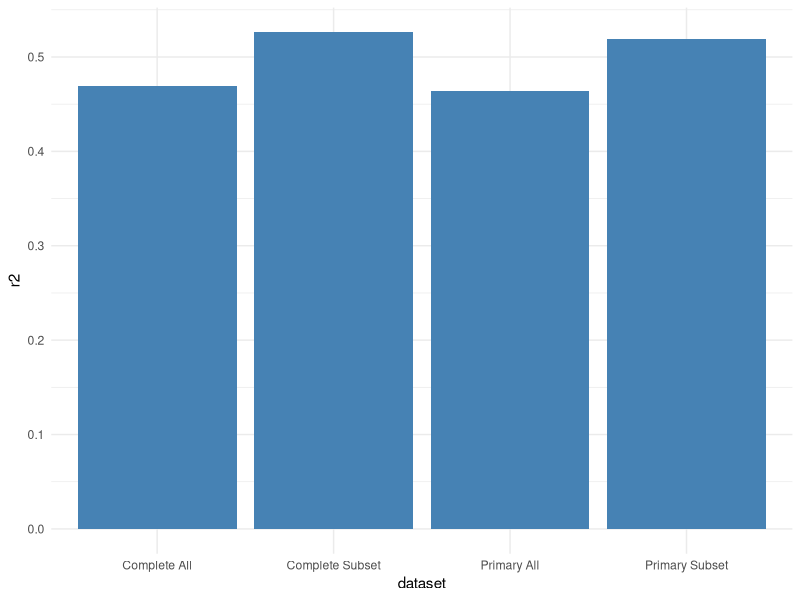
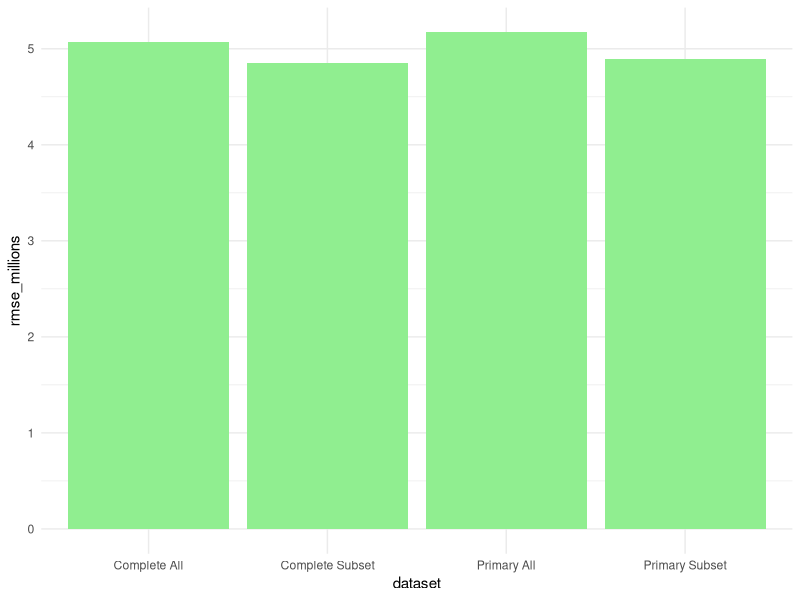
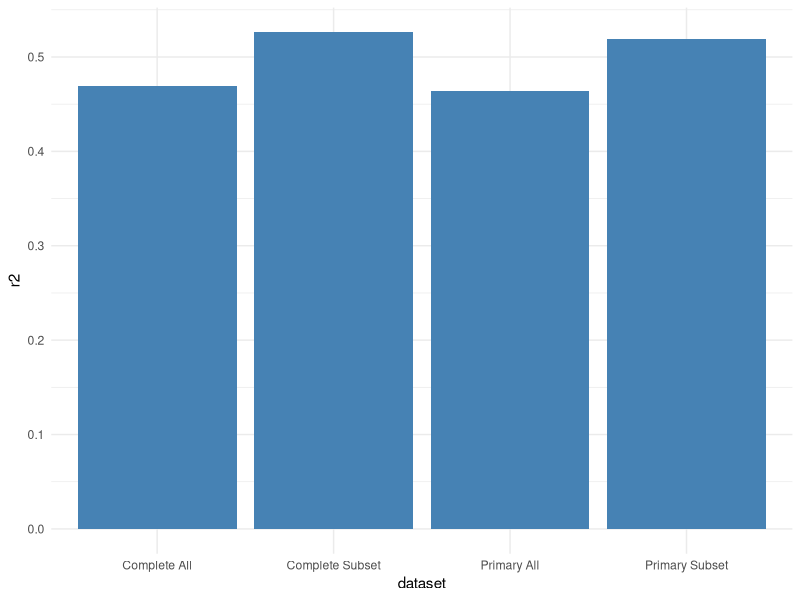
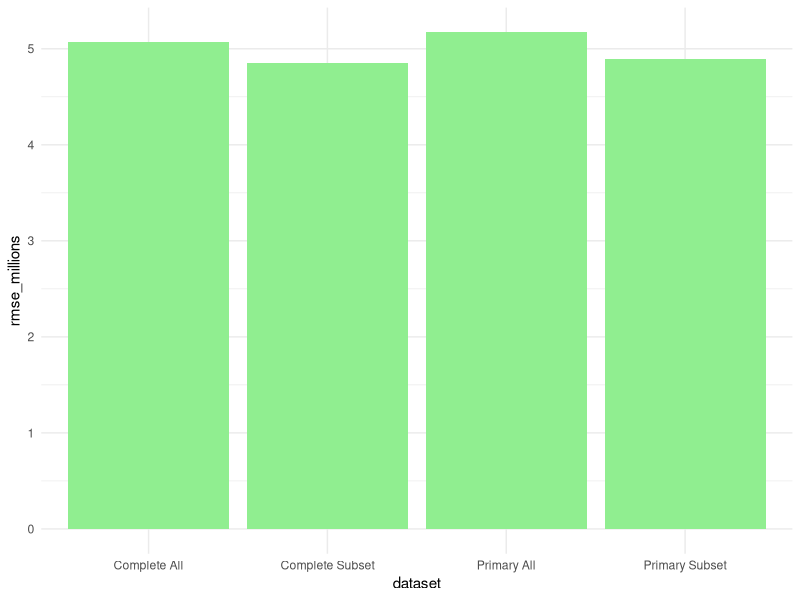

Recreate these plots in R, in order. (Note: this script raises an error after producing the figures.)
## ---- chunk 1
df_p.all <- read.csv('../data/pooled/primary.csv')
df_p.all$year <- as.factor(df_p.all$year)
str(df_p.all)
head(df_p.all)
## ---- chunk 2
df_c.all <- read.csv('../data/pooled/complete.csv')
df_c.all$year <- as.factor(df_c.all$year)
str(df_c.all)
head(df_c.all)
## ---- chunk 3
library(caret)
set.seed(7)
# primary dataset
train_rows.p <- createDataPartition(y=df_p.all[,'salary'], list=FALSE, p=.8)
df_p.train <- df_p.all[train_rows.p,]
df_p.test <- df_p.all[-train_rows.p,]
nrow(df_p.all)
nrow(df_p.train)
nrow(df_p.test)
# complete dataset
train_rows.c <- createDataPartition(y=df_c.all[,'salary'], list=FALSE, p=.8)
df_c.train <- df_c.all[train_rows.c,]
df_c.test <- df_c.all[-train_rows.c,]
nrow(df_c.all)
nrow(df_c.train)
nrow(df_c.test)
## ---- chunk 4
df_p_vs.train = read.csv('../data/train_test/primary/train_selected.csv')
df_p_vs.train$year <- as.factor(df_p_vs.train$year)
df_p_vs.test = read.csv('../data/train_test/primary/test_selected.csv')
df_p_vs.test$year <- as.factor(df_p_vs.test$year)
df_c_vs.train = read.csv('../data/train_test/complete/train_selected.csv')
df_c_vs.test = read.csv('../data/train_test/complete/test_selected.csv')
## ---- chunk 5
r_squared <- function(y,yHat){1-sum((y-yHat)^2)/sum((y-mean(y))^2)}
mse <- function(y,yHat){mean((y-yHat)^2)}
model_results <- function(model,dataset,y,yHat){
  r2_test <- r_squared(y,yHat)
  mse_test <- mse(y,yHat)
  cat(sprintf('Model: %-25s Dataset: %-15s R^2 Test: %-10.3f MSE: %-10.3e\n',model,dataset,r2_test,mse_test))}
## ---- chunk 6
# modeling function
slr_modeling <- function(dataset,df_train,df_test){
  model <- 'SLR'
  x_vars <- names(df_train)[!(names(df_train)%in%c('name','salary','X2P','X2PA','TRB','PTS'))]
  f <- as.formula(sprintf('salary ~ `%s`',paste(x_vars,collapse='` + `')))
  slr_model <- lm(f,data=df_train)
  yhat <- predict(slr_model,df_test)
  model_results(model,dataset,df_test[['salary']],yhat)
  return(slr_model)}
# train/test Simple Linear Regression models
names(df_p.train)
ignore <- slr_modeling('primary',df_p.train,df_p.test)
ignore <- slr_modeling('complete',df_c.train,df_c.test)
names(df_p_vs.train)
ignore <- slr_modeling('primary VS',df_p_vs.train,df_p_vs.test) # primary variable subset
ignore <- slr_modeling('complete VS',df_c_vs.train,df_c_vs.test) # complete variable subset
## ---- chunk 7
library(ggplot2)
r2_data <- as.data.frame(list(
  dataset = c('Primary All','Complete All','Primary Subset','Complete Subset'),
  r2 =      c(.464,         .469,            .519,          .526)))
ggplot(data=r2_data, aes(x=dataset, y=r2)) + 
  geom_bar(stat="identity", fill="steelblue") +
  theme_minimal()
ggsave("../figures/slr_r2_bar.png");
## ---- chunk 8
library(ggplot2)
rmse_data <- as.data.frame(list(
  dataset = c('Primary All','Complete All','Primary Subset','Complete Subset'),
  rmse_millions =      c(5.17,         5.07,          4.89,           4.85)))
ggplot(data=rmse_data, aes(x=dataset, y=rmse_millions)) + 
  geom_bar(stat="identity", fill="lightgreen") +
  theme_minimal()
ggsave("../figures/slr_rmse_bar.png");
## ---- chunk 9
library(glmnet)
# modeling function
lre_modeling <- function(dataset,x_train,y_train,x_test,y_test,alphas,mkplot){
  # fit models
  for (i in alphas){
    set.seed(7) # seed for reproducibility
    model_name <- sprintf('fit_alpha_%.2f',i)
    assign(model_name, cv.glmnet(x_train, y_train, type.measure="mse",alpha=i,family="gaussian"))
    model <- get(model_name)
    yhat <- predict(model,s=model$lambda.min,newx=x_test)
    model_results(model_name,dataset,y_test,yhat)
    # plot
    if(mkplot){
      path = sprintf("../figures/elasticnet_models/alpha_%.2f.%s.png",i,dataset)
      png(file=path)
      par(mfrow=c(2,1))
      glmnet_model <- glmnet(x_train, y_train, family="gaussian",alpha=i)
      plot(glmnet_model)
      title(sprintf('Elasticnet Model, %s dataset, alpha = %.2f',dataset,i),line=3)
      plot(model,xvar='lambda')      
      dev.off()}}
  return(model)} # return final model created
# extract train/test datasets of only numeric variables as required by glmnet models
#    primary dataset
numeric_vars.p <- names(Filter(is.numeric,df_p.train))
numeric_x_vars.p <- numeric_vars.p[!(numeric_vars.p%in%c('salary'))]
x_train.p <- data.matrix(df_p.train[,numeric_x_vars.p])
y_train.p <- df_p.train[['salary']]
x_test.p <- data.matrix(df_p.test[,numeric_x_vars.p])
y_test.p <- df_p.test[['salary']]
#    complete dataset
numeric_vars.c <- names(Filter(is.numeric,df_c.train))
numeric_x_vars.c <- numeric_vars.c[!(numeric_vars.c%in%c('salary'))]
x_train.c <- data.matrix(df_c.train[,numeric_x_vars.c])
y_train.c <- df_c.train[['salary']]
x_test.c <- data.matrix(df_c.test[,numeric_x_vars.c])
y_test.c <- df_c.test[['salary']]
# train/test Simple Linear Regression models
mkplots <- FALSE # change to TRUE if you want to generate plots
ignore <- lre_modeling('primary',x_train.p,y_train.p,x_test.p,y_test.p,seq(0,1,by=.05),mkplots)
ignore <- lre_modeling('complete',x_train.c,y_train.c,x_test.c,y_test.c,seq(0,1,by=.05),mkplots)
## ---- chunk 10
numeric_x_vars.c
optimal_model <- lre_modeling('complete',x_train.c,y_train.c,x_test.c,y_test.c,c(0),mkplots)
optimal_model$lambda.min
saveRDS(optimal_model,file='../data/optimal_model/elasticnet/model.rds')
## ---- chunk 11
df_c.all.copy <- df_c.all
x <- data.matrix(df_c.all[,numeric_x_vars.c])
df_c.all.copy$salary_hat_elasticnet <- as.vector(predict(optimal_model,s=optimal_model$lambda.min,newx=x))
df_c.all.copy <- df_c.all.copy[,c('name','year','salary','salary_hat_elasticnet')]
names(df_c.all.copy) <- c('name','year','salary','salary_hat')
head(df_c.all.copy)
write.csv(df_c.all.copy,'../data/predictions/elasticnet.csv',row.names=F)
